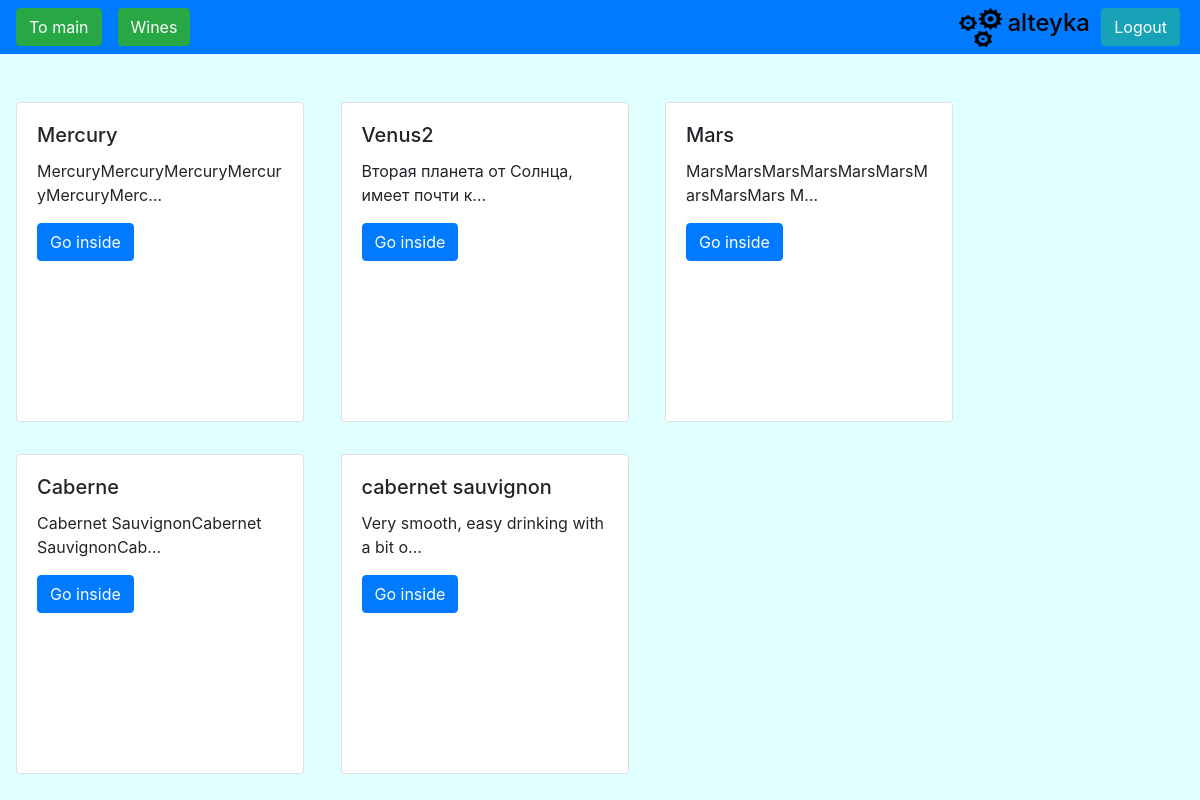
The app's page /flyfe/cards_list/ (signed in), older data.
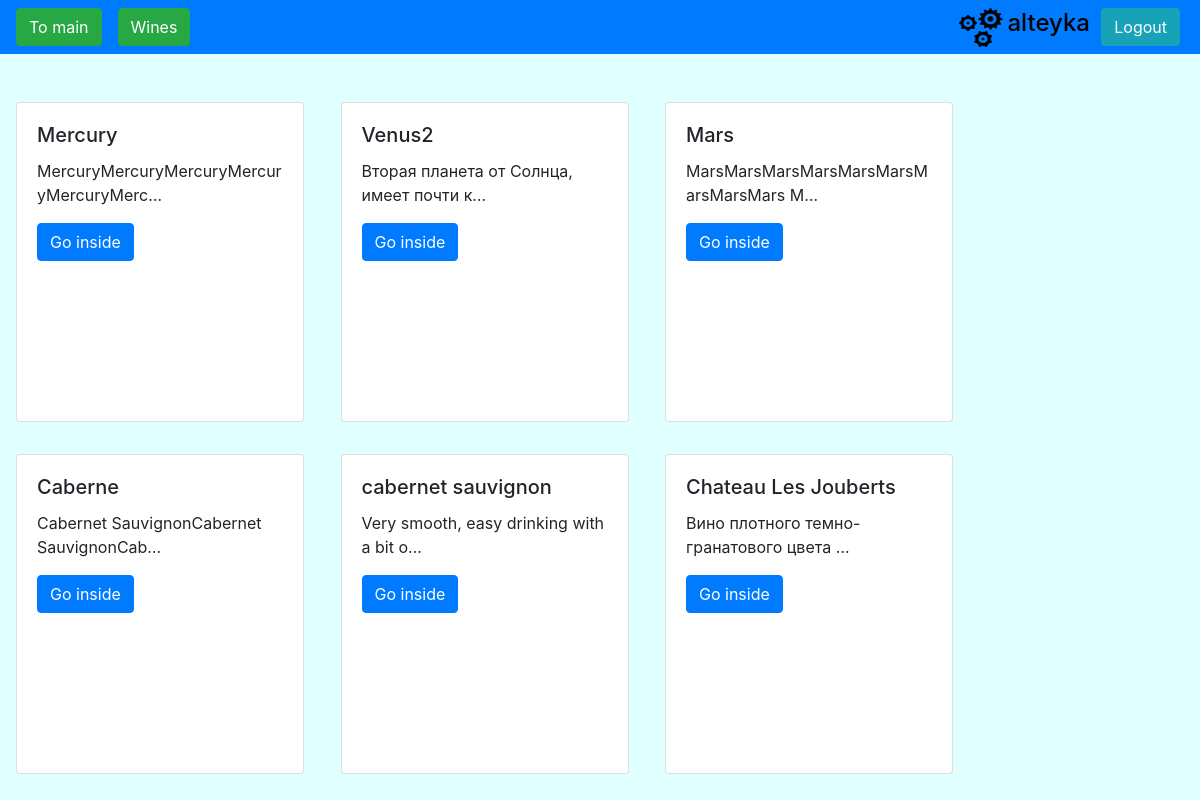
The same page, newer data.
### flyfe/models.py (models this page shows, shortened)
class Card(models.Model):
    title = models.CharField(max_length=150, db_index=True)
    slug = models.SlugField(max_length=150, blank=True, unique=True)
    body = models.TextField(blank=True, db_index=True)
    date_add = models.DateTimeField(auto_now_add=True)
    grape = models.CharField(max_length=200, blank=True)
    place = models.CharField(max_length=200, blank=True)
    type = models.CharField(max_length=200, blank=True)
    year = models.DateField(blank=True, default=datetime.date.today)
    def get_absolute_url(self):
        return reverse('card_detail_url', kwargs={'slug': self.slug})

### flyfe/views.py (the view)
# urls.py: path('cards_list/', cards_list, name='cards_list_url'),
def cards_list(request):
    cards = Card.objects.all()
    return render(request, 'flyfe/cards_list.html', context={'cards': cards})

### flyfe/templates/flyfe/cards_list.html (shortened to what this page needs)
{% extends 'flyfe/base_flyfe.html' %}
{% block content%}
   {% for card in cards %}
        <div class="wine-card card">
            <div class="card-body">
                <h5 class="card-title">{{ card.title }}</h5>
                <p class="card-text">{{ card.body|truncatechars:40 }}</p>
                <a href="{{ card.get_absolute_url }}" class="btn btn-primary">Go inside</a>
            </div>
        </div>
    {% endfor %}
{% endblock %}

Row changes from the older to the newer data that the page shows:
added Card: title "Chateau Les Jouberts", body "Вино плотного темно-гранатового цвета …"
